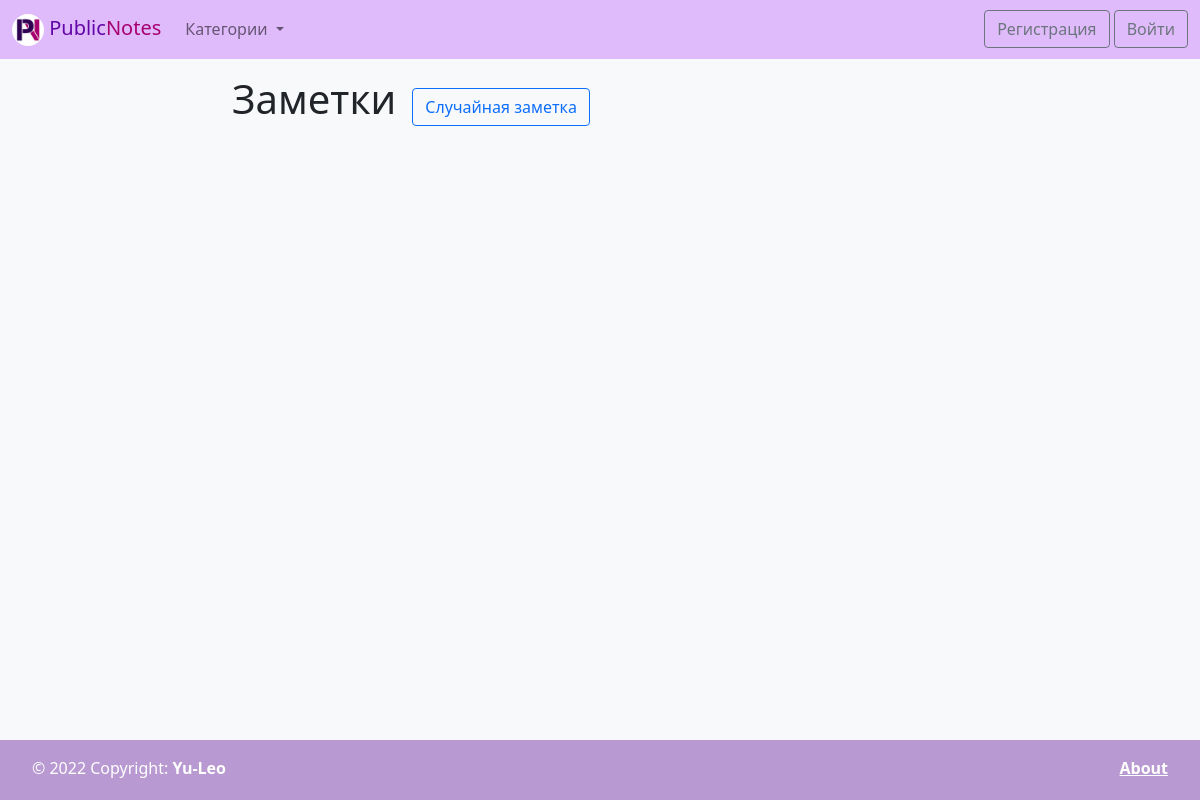
Before: / with the older database file.
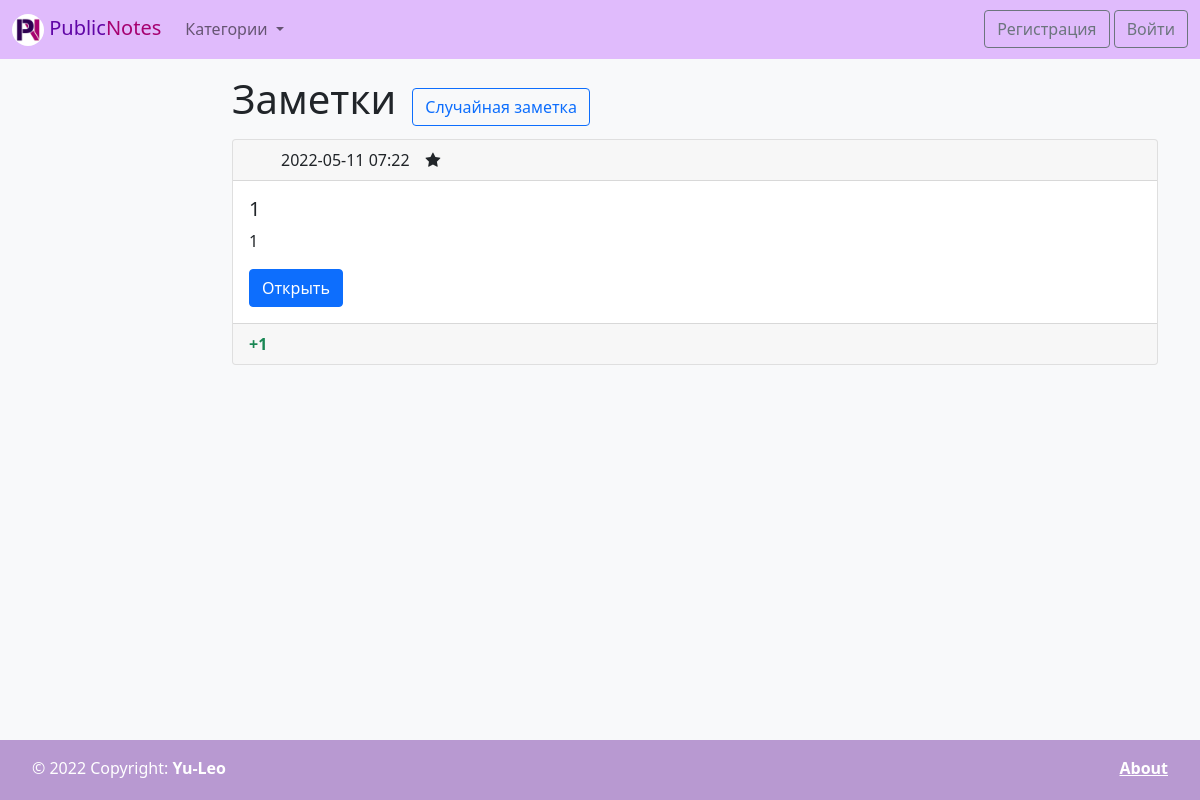
After: the same page with the newer database file.
### wall/models.py (models this page shows)
class Note(models.Model):
    title = models.CharField(max_length=150, verbose_name='Название')
    content = models.TextField(verbose_name='Текст', blank=True)
    created_at = models.DateTimeField(auto_now_add=True, verbose_name='Дата создания')
    rating = models.IntegerField(verbose_name='Рейтинг', default=0)
    stared = models.BooleanField(verbose_name='Важная', default=False)
    category = models.ForeignKey('Category', on_delete=models.PROTECT, verbose_name='Категория', null=True, blank=True)
    def get_absolute_url(self):
        return reverse('note', kwargs={"pk": self.pk})
    class Meta:
        verbose_name = 'Заметка'
        verbose_name_plural = 'Заметки'
        ordering = ['-created_at', 'title']

### wall/views.py (the view)
# urls.py: path('', index, name='home'),
def index(request):
    notes = Note.objects.all().select_related('category')
    paginator = Paginator(notes, 5)
    page_num = request.GET.get('page', 1)
    page_objects = paginator.get_page(page_num)
    context = {
        'page_obj': page_objects
    }
    return render(request, 'wall/index.html', context)

### wall/templatetags/wall_tags.py (called while the page is built)
@register.simple_tag
def get_categories():
    return Category.objects.annotate(cnt=Count('note')).order_by('-cnt', 'title')

### wall/templates/wall/index.html (shortened to what this page needs)
{% extends 'base.html' %}
{% block content_title %}
<div class="hstack gap-3">
    <h1 class="mb-3">Заметки</h1>
    <a href="{% url 'random_note' %}" class="btn btn-outline-primary">Случайная заметка</a>
</div>
{% endblock %}
{% block content %}
{% include 'wall/inc/_notes_list.html' %}
{% endblock %}

### wall/templates/wall/inc/_notes_list.html (shortened to what this page needs)
{% for item in page_obj %}
<div class="card mb-3">
    <div class="card-header">
        <div class="hstack gap-3">
            <div class="fw-light">{{ item.created_at|date:"Y-m-d H:i" }}</div>
            <div class="">
                {% if item.stared %}
                <i class="fa fa-star"></i>
                {% endif %}
            </div>
        </div>
    </div>
    <div class="card-body">
        <h5 class="card-title">{{ item.title|truncatewords:10 }}</h5>
        <p class="card-text">{{ item.content|truncatewords:30 }}</p>
        <a href="{{ item.get_absolute_url }}" class="btn btn-primary">Открыть</a>
    </div>
    <div class="card-footer"
         style="{% if item.category.color %}background-color: #{{item.category.color}}{% endif %}">
        <div class="hstack gap-3">
            {% if item.rating > 0 %}
            <div class="text-success fw-bold">+{{item.rating}}</div>
            {% elif item.rating < 0 %}
            <div class="text-danger fw-bold">{{item.rating}}</div>
            {% else %}
            <div class="fw-bold">{{item.rating}}</div>
            {% endif %}
        </div>
    </div>
</div>
{% endfor %}

Changed rows visible on the page:
added Note: created_at "2022-05-11 07:22", stared True (drawn), title "1", content "1", rating "1"
